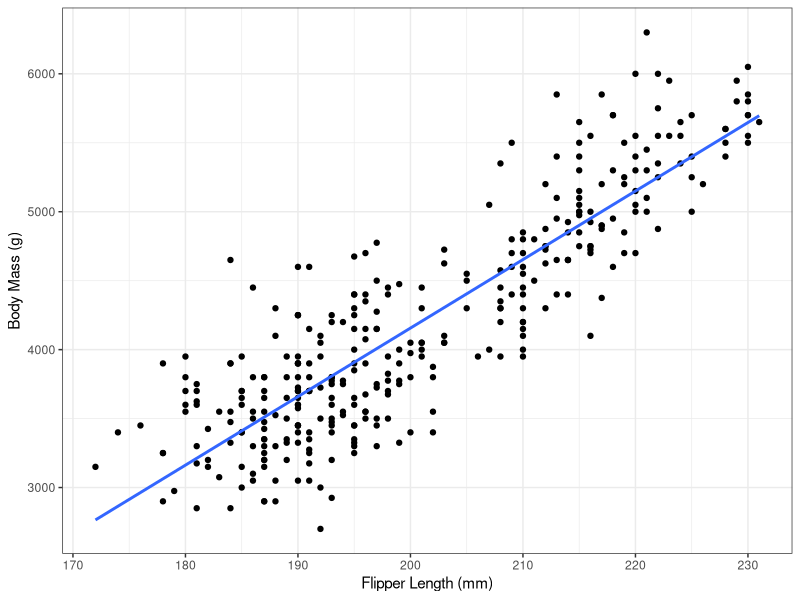
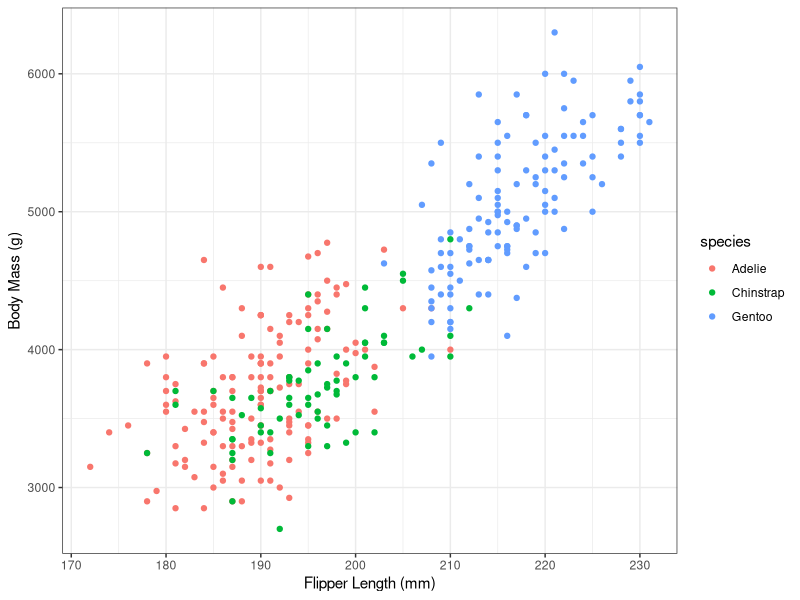
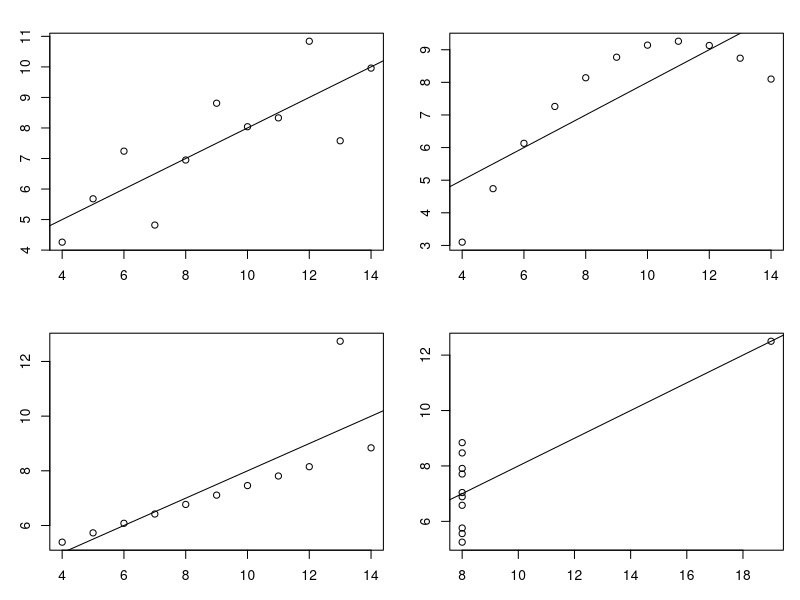
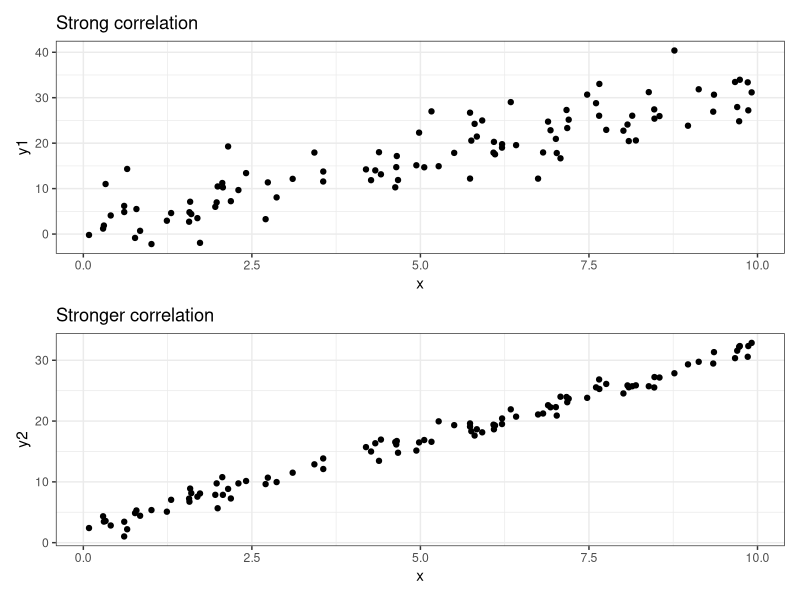
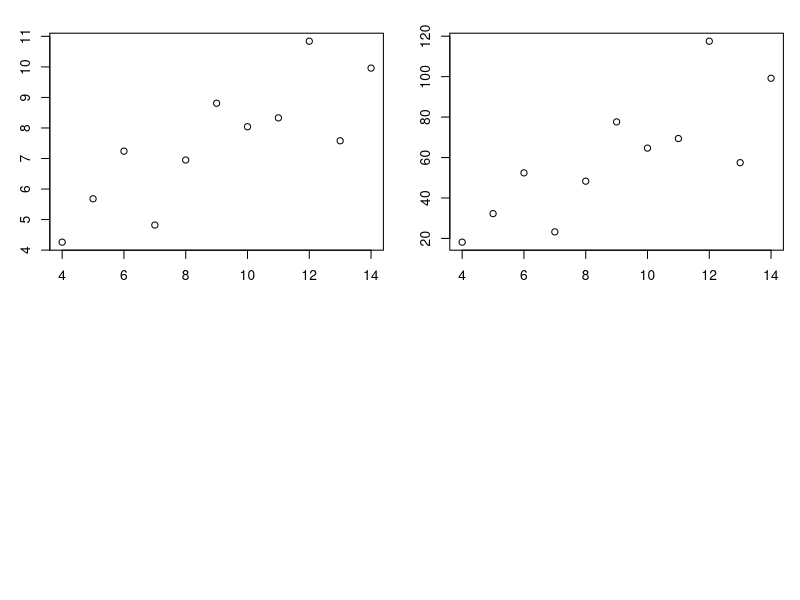
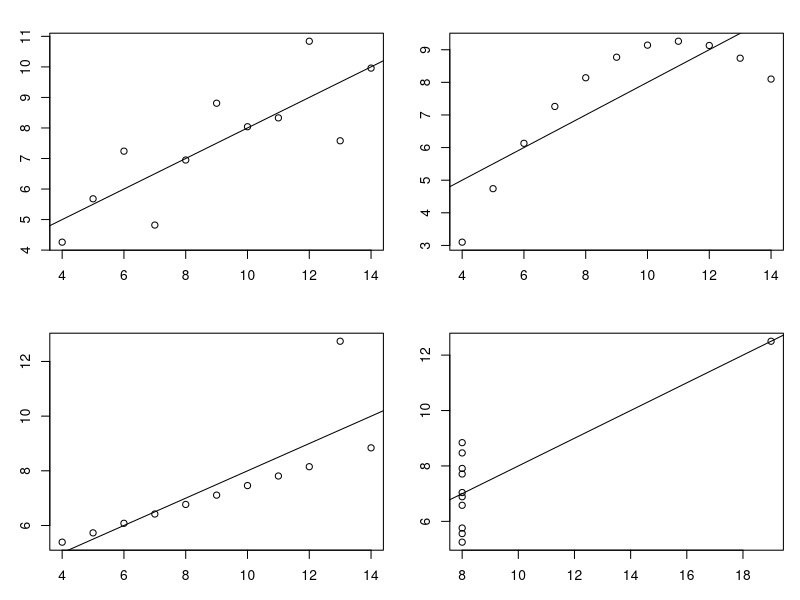
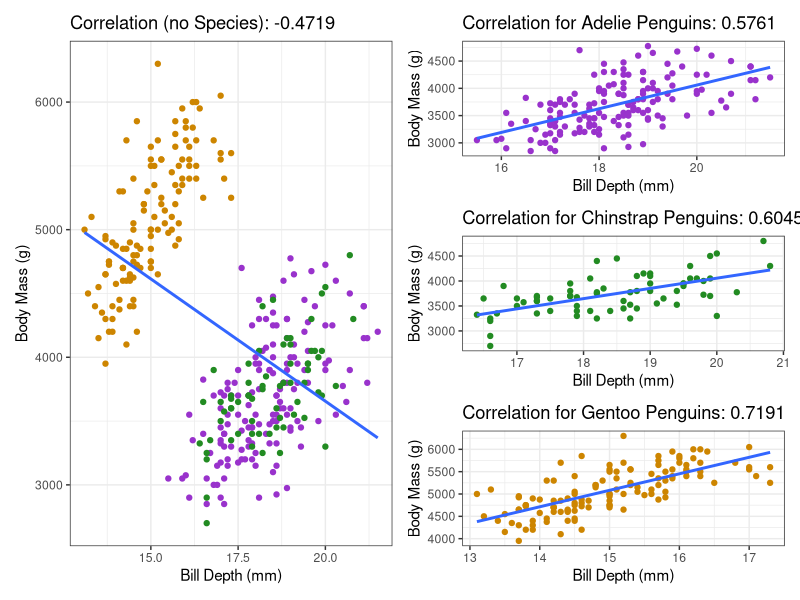
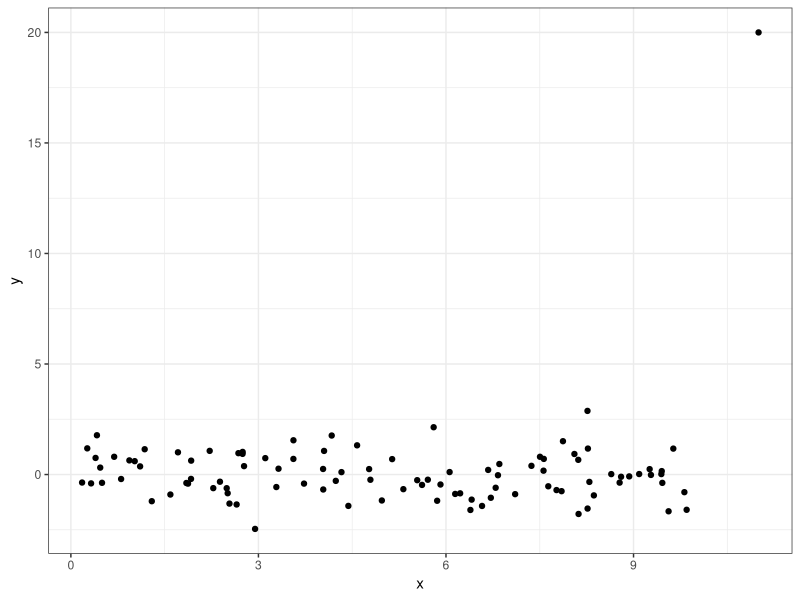

These charts were generated, in order, by the following R code:
## ---- chunk 1
library(palmerpenguins)
library(ggplot2)
theme_set(theme_bw())

ggplot(penguins) + 
    aes(x = flipper_length_mm, y = body_mass_g) +
    geom_point() + 
    geom_smooth(formula = y~x, method = "lm", se = FALSE) +
    labs(x = "Flipper Length (mm)",
        y = "Body Mass (g)")
## ---- chunk 2
library(palmerpenguins)
library(ggplot2)
theme_set(theme_bw())

ggplot(penguins) + 
    aes(x = flipper_length_mm, y = body_mass_g,
        colour = species) +
    geom_point() +
    labs(x = "Flipper Length (mm)",
        y = "Body Mass (g)")
## ---- chunk 3
data.frame(
    variable = names(anscombe),
    mean = apply(anscombe, 2, mean),
    sd = apply(anscombe, 2, sd)
) |> knitr::kable(row.names = FALSE)
## ---- chunk 4
#| fig-height: 4
#| fig-width: 9
#| echo: true
par(mfrow = c(2,2), mar = c(3,3,2,1))
plot(y1 ~ x1, data = anscombe)
abline(lm(y1 ~ x1, data = anscombe))

plot(y2 ~ x2, data = anscombe)
abline(lm(y2 ~ x2, data = anscombe))

plot(y3 ~ x3, data = anscombe)
abline(lm(y3 ~ x3, data = anscombe))

plot(y4 ~ x4, data = anscombe)
abline(lm(y4 ~ x4, data = anscombe))
## ---- chunk 5
library(ggplot2)
theme_set(theme_bw())
library(patchwork)
x <- runif(100, 0, 10)
y1 <- 2 + 3*x + rnorm(100, 0, 4)
y2 <- 2 + 3*x + rnorm(100, 0, 1)

g1 <- ggplot() + aes(x = x, y = y1) + geom_point() +
    labs(title = "Strong correlation")
g2 <- ggplot() + aes(x = x, y = y2) + geom_point() +
    labs(title = "Stronger correlation")
g1 / g2
## ---- chunk 6
#| echo: true
plot(y1 ~ x1, data = anscombe)
## ---- chunk 7
#| echo: true
cor(anscombe$y1, anscombe$x1)
## ---- chunk 8
#| echo: true
cor(anscombe$y1, anscombe$x1)
## ---- chunk 9
#| echo: true
cor(anscombe$y1*5 + 1, anscombe$x1)
## ---- chunk 10
#| echo: true
plot(y1^2 ~ x1, data = anscombe)
cor(anscombe$x1, anscombe$y1^2)
## ---- chunk 11
#| echo: false
#| fig-height: 6
#| fig-width: 6
par(mfrow = c(2,2), mar = c(3,3,2,1))
par(mfrow = c(2,2))
plot(y1 ~ x1, data = anscombe)
abline(lm(y1 ~ x1, data = anscombe))

plot(y2 ~ x2, data = anscombe)
abline(lm(y2 ~ x2, data = anscombe))

plot(y3 ~ x3, data = anscombe)
abline(lm(y3 ~ x3, data = anscombe))

plot(y4 ~ x4, data = anscombe)
abline(lm(y4 ~ x4, data = anscombe))
## ---- chunk 12
#| echo: false
#| fig-width: 8
#| fig-height: 4
library(palmerpenguins)
library(ggplot2)
theme_set(theme_bw())
library(patchwork)

gall <- ggplot(penguins) + 
    aes(x = bill_depth_mm, y = body_mass_g) +
    geom_point(mapping = aes(colour = species)) +
    scale_colour_manual(values = c("darkorchid", "forestgreen", "orange3")) +
    geom_smooth(method = "lm", formula = y~x, se = FALSE) +
    labs(x = "Bill Depth (mm)",
        y = "Body Mass (g)",
        title = paste0("Correlation (no Species): ",
            round(cor(penguins$bill_depth_mm, 
                penguins$body_mass_g, use = "complete"),
                4))) +
    theme(legend.position = "none")

gadelie <- with(subset(penguins, species == "Adelie"),
    ggplot() + aes(x = bill_depth_mm, y = body_mass_g) +
        geom_point(colour = "darkorchid") +
        geom_smooth(method = "lm", formula = y~x, se = FALSE) +
        labs(x = "Bill Depth (mm)",
            y = "Body Mass (g)",
            title = paste0("Correlation for Adelie Penguins: ",
                round(cor(bill_depth_mm, body_mass_g, 
                    use = "complete"), 
                4)))
)
ginstrap <- with(subset(penguins, species == "Chinstrap"),
    ggplot() + aes(x = bill_depth_mm, y = body_mass_g) +
        geom_point(colour = "forestgreen") +
        geom_smooth(method = "lm", formula = y~x, se = FALSE) +
        labs(x = "Bill Depth (mm)",
            y = "Body Mass (g)",
            title = paste0("Correlation for Chinstrap Penguins: ",
                round(cor(bill_depth_mm, body_mass_g, 
                    use = "complete"), 
                4)))
)
gentoo <- with(subset(penguins, species == "Gentoo"),
    ggplot() + aes(x = bill_depth_mm, y = body_mass_g) +
        geom_point(colour = "orange3") +
        geom_smooth(method = "lm", formula = y~x, se = FALSE) +
        labs(x = "Bill Depth (mm)",
            y = "Body Mass (g)",
            title = paste0("Correlation for Gentoo Penguins: ",
                round(cor(bill_depth_mm, body_mass_g, 
                    use = "complete"), 
                4)))
)

gall + (gadelie / ginstrap / gentoo)
## ---- chunk 13
#| fig-height: 5
#| fig-width: 6
x <- c(runif(99, 0, 10), 11)
y <- c(rnorm(99), 20)

ggplot() + aes(x = x, y = y) + geom_point() #+ 
    #geom_smooth(method = "lm", formula = y~x, se = FALSE)

## ---- chunk 14
#| fig-height: 5
#| fig-width: 6
ggplot() + aes(x = x, y = y) + geom_point() + 
    geom_smooth(method = "lm", formula = y~x, se = FALSE)
## ---- chunk 15
#| echo: true
plot(mpg ~ wt, data = mtcars)
cor(mtcars$mpg, mtcars$wt)
